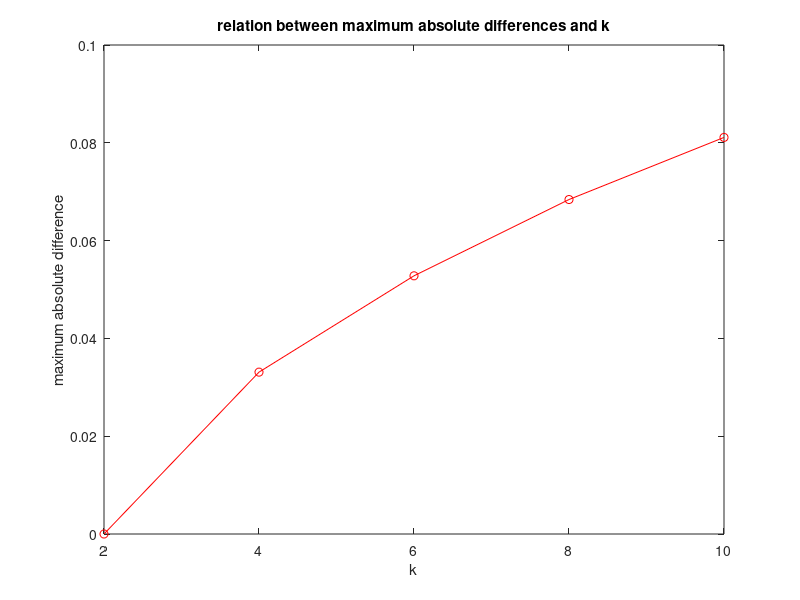

MATLAB code for this plot:
k = [2 4 6 8 10];

% k = 2, error = 8.9685e-16
maxError = [0.0000 0.0331 0.0528 0.0684 0.0811];

plot(k,maxError,'r-o');
title('relation between maximum absolute differences and k');
xlabel('k');
ylabel('maximum absolute difference')


